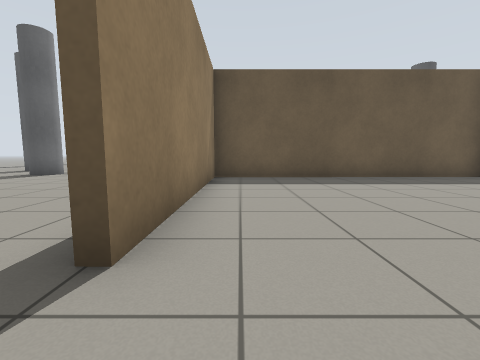
[1] (above)

16 first-person views from a walk through a robot-simulator world made for Gazebo. The camera is 0.72 m above the floor, tilts 6° down and sees 90° across. The floor is counted in squares, 1 m on a side. Each view is taken from the middle of a square. On the plan, view 1 faces up. The plan holds only what a view shows up to about 9 squares ahead; the rest is blank. The place goes on beyond the plan. Robots are left out.

[2]
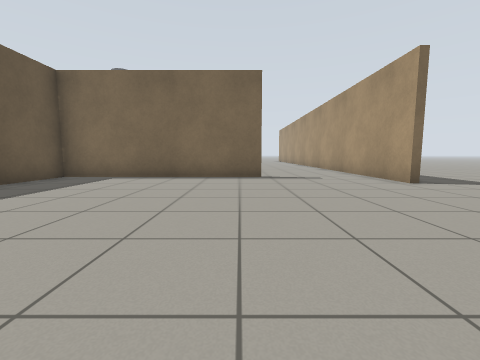

[3]
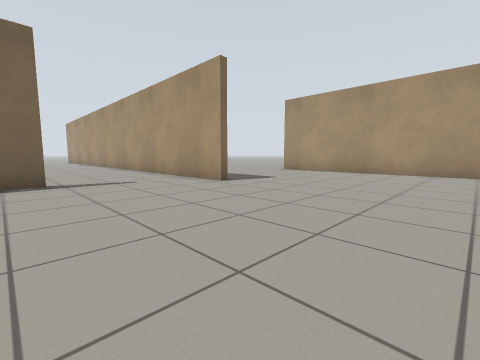

[4]
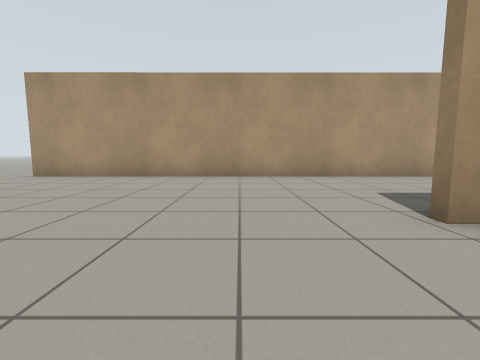

[5]
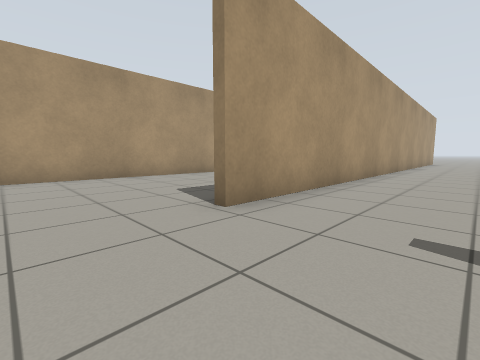

[6]
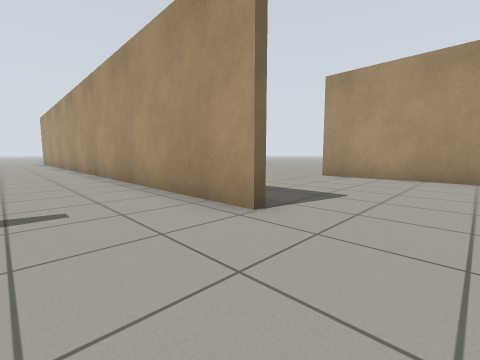

[7]
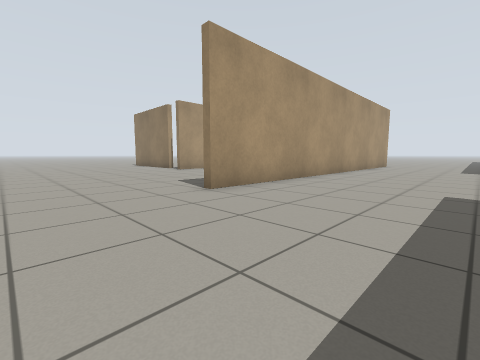

[8]
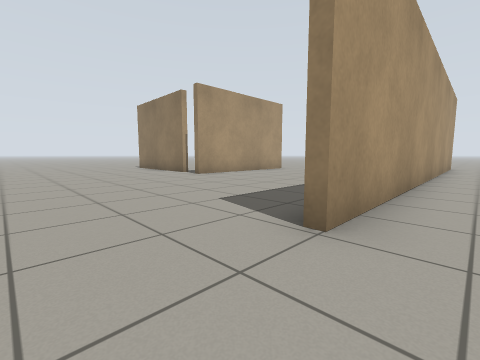

[9]
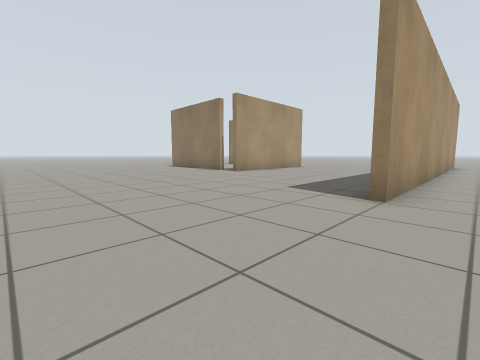

[10]
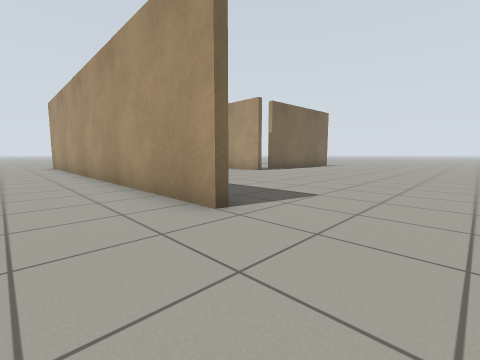

[11]
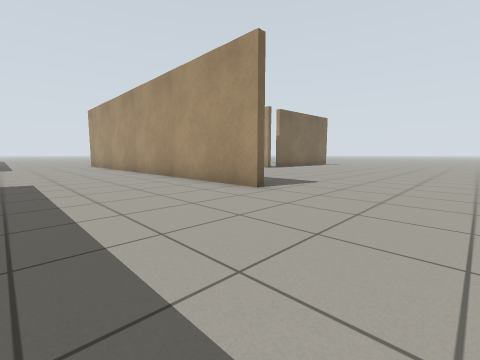

[12]
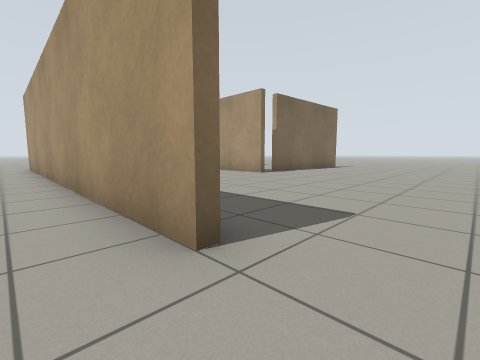

[13]
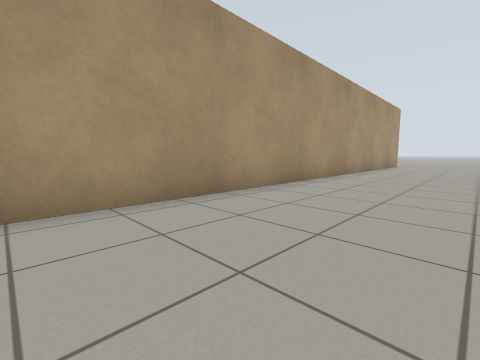

[14]
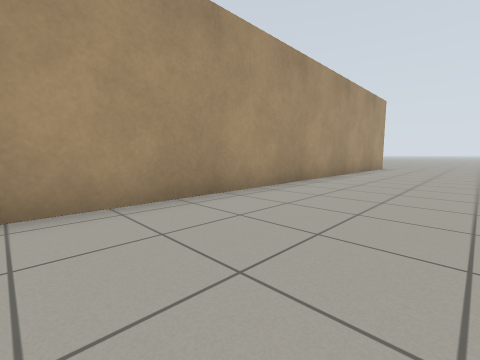

[15]
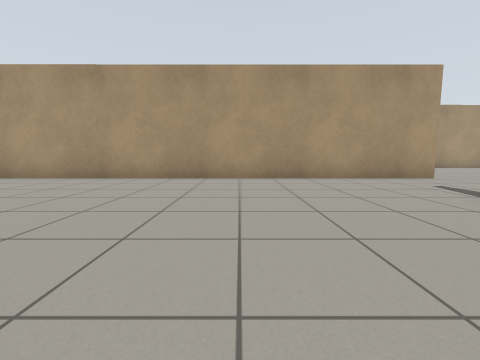

[16]
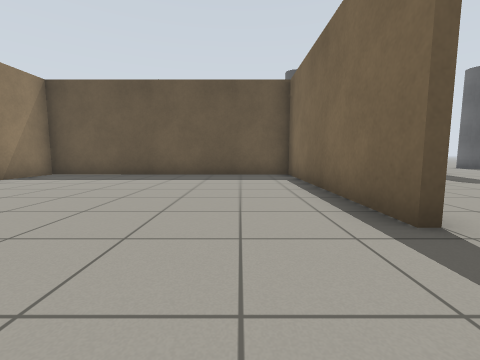

### Floor plan
Points are (right, up) in squares from view 1. A wall is a line through its corners. A room is listed if a view was taken in it or the views show most of it. See-through windows are left out.
Room 1 (views 1, 2, 3, 4, 5, 6, 7, 8, 9, 10, 11, 12, 16)
walls: (-5.6, -8) (8, -8); (6, -2.4) (9.4, -2.4); (7.8, 1.2) (7.8, 7.7) (-0.8, 7.7) (-0.8, 1.5)
ways out: opening at (-0.2, -1) to room 2; opening at (8.8, -0.5) to room 2
Room 2 (views 13, 14, 15)
walls: (9.4, -2.4) (19.3, -2.4); (-17.5, -2.5) (-1.2, -2.4)
ways out: opening at (-0.2, -1) to room 1; opening at (8.8, -0.5) to room 1
objects: other object (-7, 9)

Where each view was taken, in squares from view 1:
view 1: 0 up, 0 right, facing up
view 2: 2 up, 0 right, facing right
view 3: 2 up, 1 right, facing down-right
view 4: 0 up, 1 right, facing down
view 5: 0 up, 1 right, facing down-left
view 6: 0 up, 4 right, facing down-right
view 7: 4 down, 11 right, facing down-left
view 8: 7 down, 10 right, facing down-left
view 9: 7 down, 12 right, facing down-left
view 10: 6 down, 8 left, facing down-right
view 11: 4 down, 9 left, facing down-right
view 12: 7 down, 7 left, facing down-right
view 13: 1 up, 5 left, facing down-left
view 14: 1 up, 8 left, facing down-left
view 15: 5 up, 12 right, facing down
view 16: 1 down, 6 right, facing up
